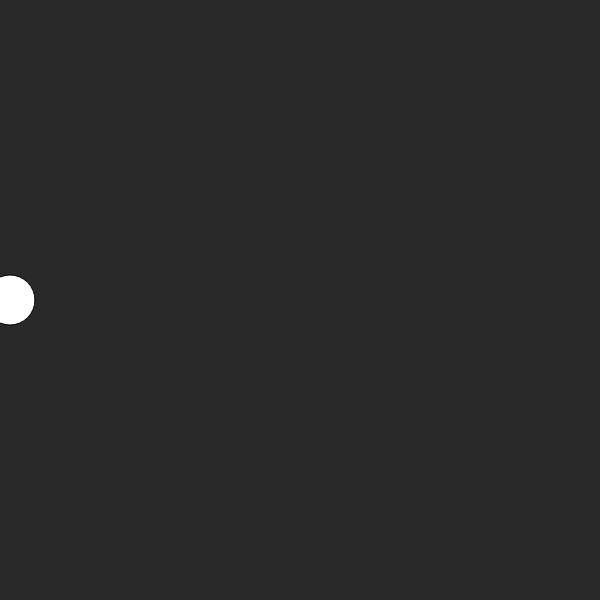
Frame 1 (no input)
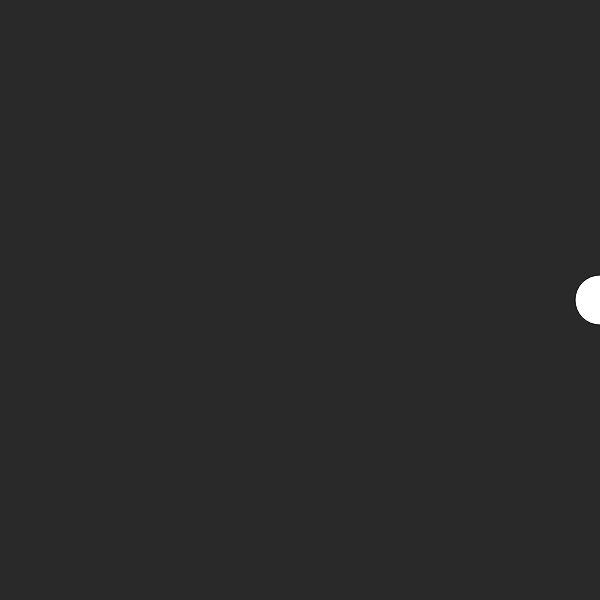
Frame 60 (no input)
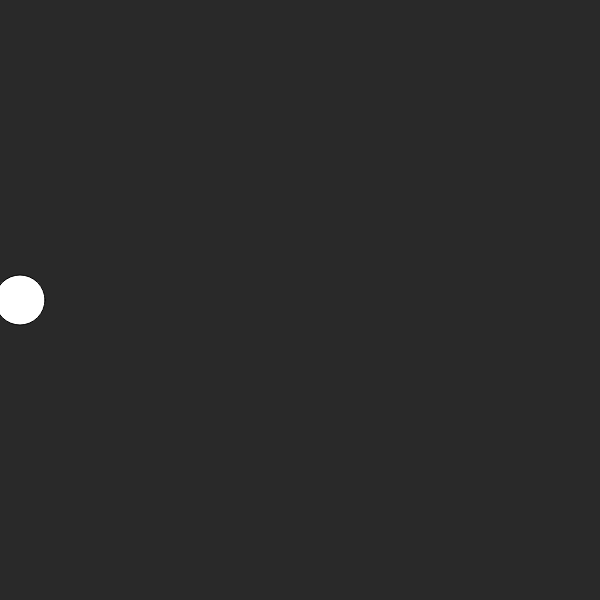
Frame 120 (the mouse pressed at the canvas centre since frame 60)

The p5.js sketch that drew these frames (run headless with seeded random() and noise() and a simulated clock; from frame 60 on, the mouse is pressed at the canvas centre):

// p5.js sketch
// ── sketch.js
var x = 0;
var speed = 10;
var direction = 1;

function setup() {
  createCanvas(600, 600);
  colorMode(HSB, windowHeight);
}

function draw() {
  background(100, 0, 100);

  if (x > width) direction = -direction;
  if (x < 0) direction = -direction;

  x += speed * direction;
  ellipse(x*1, width/2, 50, 50);
}
